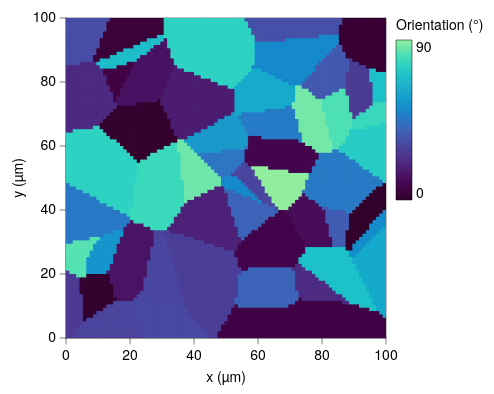

Express this chart as Vega-Lite.
### Vega-Lite specification from a JSON file in a GitHub repository (floating-point values rounded to 4 significant figures; data arrays with more than 128 entries replaced by an {"elided": "..."} marker saying what was removed)
{"background": null, "config": {"arc": {"fill": "#DBDBDB", "fillOpacity": 1.0, "innerRadius": 40.0, "padAngle": 0.03, "stroke": "black", "strokeOpacity": 1, "strokeWidth": 0.25}, "area": {"fill": "#DBDBDB", "fillOpacity": 1.0, "stroke": "black", "strokeOpacity": 1, "strokeWidth": 0.25}, "axis": {"domain": true, "domainCap": "round", "domainColor": "black", "domainWidth": 0.25, "grid": false, "gridCap": "round", "gridColor": "#F1F1F1", "gridDash": [0, 0], "gridOpacity": 1.0, "gridWidth": 0.25, "labelColor": "black", "labelFont": "Helvetica Neue, HelveticaNeue, Helvetica, Arial, sans-serif", "labelFontSize": 7, "labelFontStyle": "normal", "labelFontWeight": 400, "offset": 0, "ticks": true, "tickCap": "round", "tickColor": "black", "tickRound": false, "tickSize": 3, "tickWidth": 0.25, "titleColor": "black", "titleFont": "Helvetica Neue, HelveticaNeue, Helvetica, Arial, sans-serif", "titleFontSize": 7, "titleFontStyle": "normal", "titleFontWeight": 400}, "axisX": {"domain": true, "labelAlign": "center", "labelAngle": 0, "labels": true, "ticks": true, "translate": 0}, "axisY": {"domain": true, "labelAlign": "right", "labelAngle": 0, "labels": true, "ticks": true, "translate": 0}, "axisRight": {"domain": true, "labelAlign": "left", "labelAngle": 0, "labels": true, "ticks": true, "translate": 0}, "axisTop": {"domain": true, "labelAlign": "center", "labelAngle": 0, "labels": true, "ticks": true, "translate": 0}, "axisBand": {"tickOffset": 0}, "bar": {"fill": "#DBDBDB", "fillOpacity": 1.0, "stroke": "black", "strokeOpacity": 1, "strokeWidth": 0.25}, "boxplot": {"size": 14.4, "ticks": {"cornerRadius": 0.25, "fill": "black", "opacity": 1, "size": 7.2, "thickness": 0.25}, "box": {"fillOpacity": 1.0, "stroke": "black", "strokeOpacity": 1, "strokeWidth": 0.25}, "median": {"cornerRadius": 0, "fill": "black", "fillOpacity": 1.0, "opacity": 1, "size": 14.4, "thickness": 0.25}, "rule": {"fill": "black", "fillOpacity": 1.0, "size": 16.0, "stroke": "black", "strokeDash": [0, 0], "strokeOpacity": 1, "strokeWidth": 0.25}, "outliers": {"color": "black", "fill": "black", "fillOpacity": 1.0, "size": 0, "stroke": "black", "strokeOpacity": 1, "strokeWidth": 0.25}}, "circle": {"fill": "black", "fillOpacity": 1.0, "size": 2.0, "stroke": null, "strokeOpacity": 1, "strokeWidth": 0.25}, "errorband": {"band": {"fillOpacity": 0.6, "stroke": null, "strokeWidth": 0.25, "strokeOpacity": 1}, "borders": {"opacity": 0, "strokeOpacity": 0.25, "strokeWidth": 1}}, "errorbar": {"opacity": 1, "rule": {"strokeDash": [0, 0], "strokeWidth": 0.25}, "ticks": {"color": "black", "cornerRadius": 0.125, "opacity": 1, "size": 9.6, "thickness": 0.25}, "thickness": 0.25}, "font": "Helvetica Neue, HelveticaNeue, Helvetica, Arial, sans-serif", "geoshape": {"fill": "#DBDBDB", "fillOpacity": 1.0, "stroke": "black", "strokeOpacity": 1, "strokeWidth": 0.25}, "header": {"labelColor": "black", "labelFont": "Helvetica Neue, HelveticaNeue, Helvetica, Arial, sans-serif", "labelFontSize": 7, "labelFontStyle": "normal", "labelFontWeight": 400, "titleColor": "black", "titleFont": "Helvetica Neue, HelveticaNeue, Helvetica, Arial, sans-serif", "titleFontSize": 7, "titleFontStyle": "normal", "titleFontWeight": 400, "titlePadding": 0}, "legend": {"disable": false, "offset": 4.5, "titlePadding": 4, "labelOffset": 2, "gradientLabelOffset": 2, "gradientLength": 80.0, "gradientThickness": 8.0, "gradientOpacity": 1.0, "gradientStrokeColor": "black", "gradientStrokeWidth": 0.25, "labelColor": "black", "labelFont": "Helvetica Neue, HelveticaNeue, Helvetica, Arial, sans-serif", "labelFontSize": 7, "labelFontStyle": "normal", "labelFontWeight": 400, "strokeColor": "black", "strokeWidth": 0, "symbolSize": 42, "symbolStrokeColor": "black", "symbolStrokeWidth": 0.25, "titleColor": "black", "titleFont": "Helvetica Neue, HelveticaNeue, Helvetica, Arial, sans-serif", "titleFontSize": 7, "titleFontStyle": "normal", "titleFontWeight": 400}, "line": {"color": "black", "stroke": "black", "strokeCap": "butt", "strokeDash": [0, 0], "strokeOpacity": 1, "strokeWidth": 0.5}, "point": {"filled": true, "fill": "#DBDBDB", "fillOpacity": 1.0, "size": 8.0, "stroke": "black", "strokeOpacity": 1, "strokeWidth": 0.25}, "range": {"category": ["#5CA7B1", "#B7D0EE", "#B7B3E4", "#B3DAB5", "#F5E1B3", "#3D727B", "#809DC7", "#867DAC", "#80A988", "#CBB17A", "#204148", "#546B94", "#584C77", "#507B5F", "#9D824D"], "diverging": {"scheme": ["#6F572A", "#876E43", "#9E875F", "#B5A17F", "#CABBA2", "#DCD6CC", "#F4F1E9", "#C9D7DA", "#9DBFC6", "#78A5AF", "#558B96", "#36717C", "#1A5762"]}, "heatmap": {"scheme": ["#32022B", "#43044D", "#4C196E", "#4D338C", "#484DA6", "#3A68BB", "#1D83CA", "#1D9CCB", "#23B5C9", "#28CDC5", "#4DE0B4", "#91EE9F"]}, "ordinal": {"scheme": ["#F1F1F1", "#DBDBDB", "#C6C6C6", "#B2B2B2", "#9D9D9D", "#898989", "#767676", "#636363", "#515151", "#404040", "#2F2F2F", "#1F1F1F"]}, "ramp": {"scheme": ["#32022B", "#43044D", "#4C196E", "#4D338C", "#484DA6", "#3A68BB", "#1D83CA", "#1D9CCB", "#23B5C9", "#28CDC5", "#4DE0B4", "#91EE9F"]}}, "rule": {"color": "black", "stroke": "black", "strokeCap": "round", "strokeDash": [2, 2], "strokeOpacity": 1, "strokeWidth": 0.25}, "scale": {"bandPaddingInner": 0.1, "bandPaddingOuter": 0.1, "round": false}, "rect": {"fill": "#DBDBDB", "fillOpacity": 1.0, "stroke": "black", "strokeOpacity": 1, "strokeWidth": 0.25}, "square": {"fill": "#DBDBDB", "fillOpacity": 1.0, "size": 16.0, "stroke": "black", "strokeOpacity": 1, "strokeWidth": 0.25}, "text": {"color": "black", "font": "Helvetica Neue, HelveticaNeue, Helvetica, Arial, sans-serif", "fontSize": 7, "fontStyle": "normal", "fontWeight": 400}, "tick": {"color": "black", "cornerRadius": 0.125, "opacity": 1.0, "size": 14.4, "thickness": 0.25}, "title": {"anchor": "middle", "frame": "group", "color": "black", "font": "Helvetica Neue, HelveticaNeue, Helvetica, Arial, sans-serif", "fontSize": 7, "fontStyle": "normal", "fontWeight": 400, "subtitleColor": "black", "subtitleFont": "Helvetica Neue, HelveticaNeue, Helvetica, Arial, sans-serif", "subtitleFontSize": "Helvetica Neue, HelveticaNeue, Helvetica, Arial, sans-serif", "subtitleFontStyle": "normal", "subtitleFontWeight": 400}, "trail": {"color": "black", "opacity": 1, "size": 0.5}, "view": {"continuousWidth": 160, "continuousHeight": 160, "discreteWidth": 160, "discreteHeight": 160, "fill": null, "stroke": "black", "strokeWidth": 0.25}}, "data": {"name": "data-fc9f28f2a02f928780cb79246fd1f2eb"}, "mark": {"type": "rect", "clip": true, "stroke": null}, "encoding": {"color": {"field": "theta", "title": "Orientation (°)", "type": "quantitative"}, "x": {"field": "x0", "scale": {"domain": [0, 100], "nice": false}, "title": "x (µm)", "type": "quantitative"}, "x2": {"field": "x1"}, "y": {"field": "y0", "scale": {"domain": [0, 100], "nice": false}, "title": "y (µm)", "type": "quantitative"}, "y2": {"field": "y1"}}, "$schema": "https://vega.github.io/schema/vega-lite/v6.4.1.json", "datasets": {"data-fc9f28f2a02f928780cb79246fd1f2eb": {"elided": "9025 records"}}}
